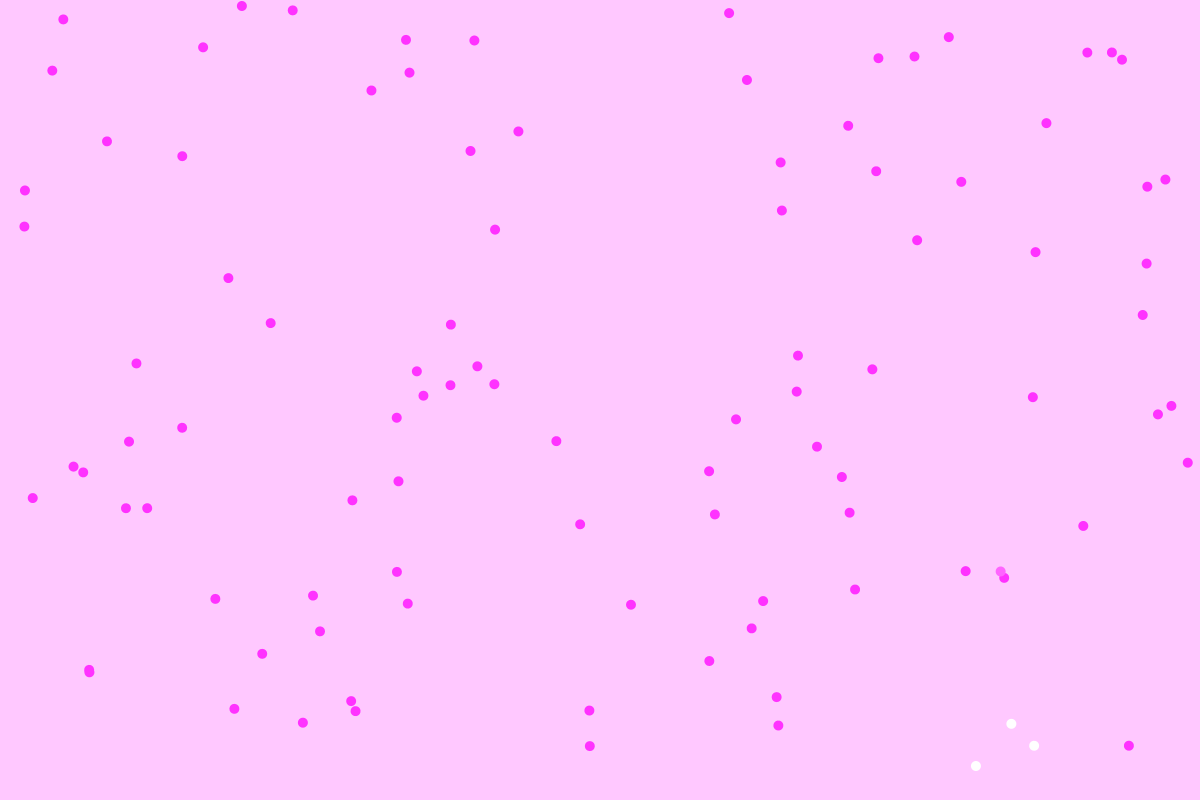
Frame 1 (no input)
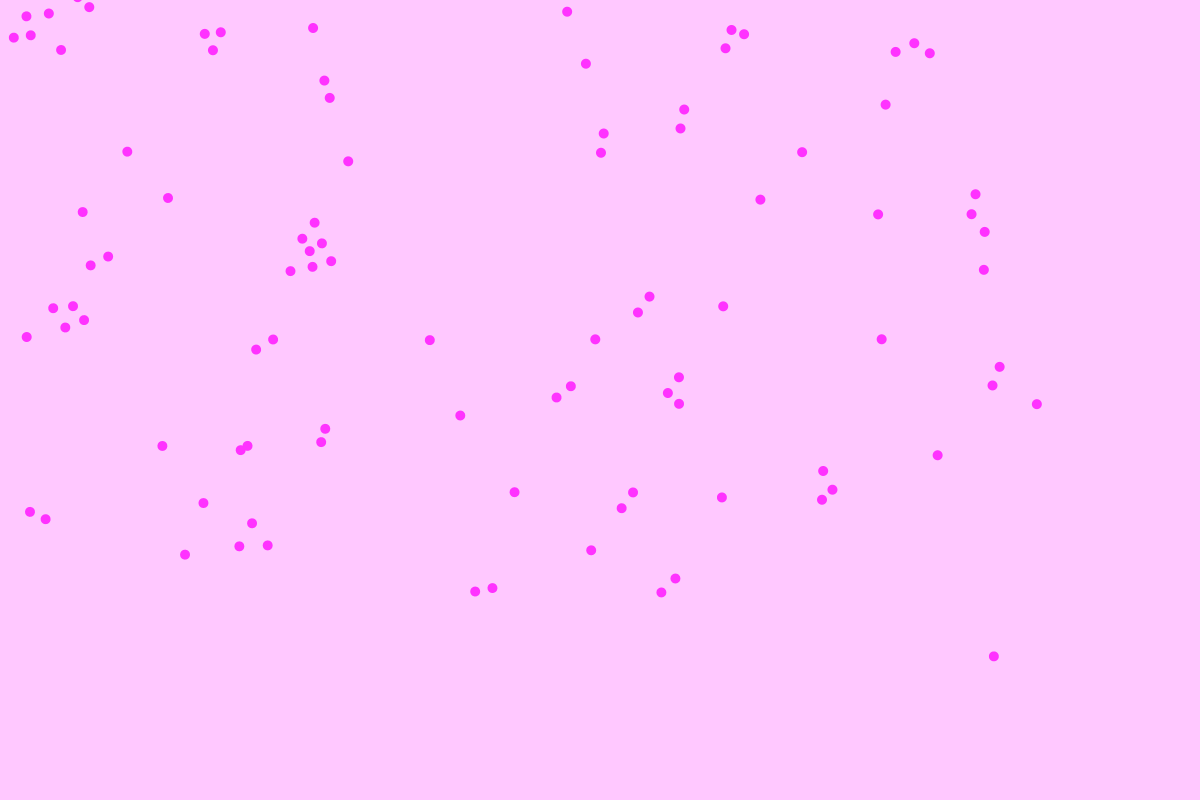
Frame 60 (the mouse pressed at the canvas centre just before this capture)
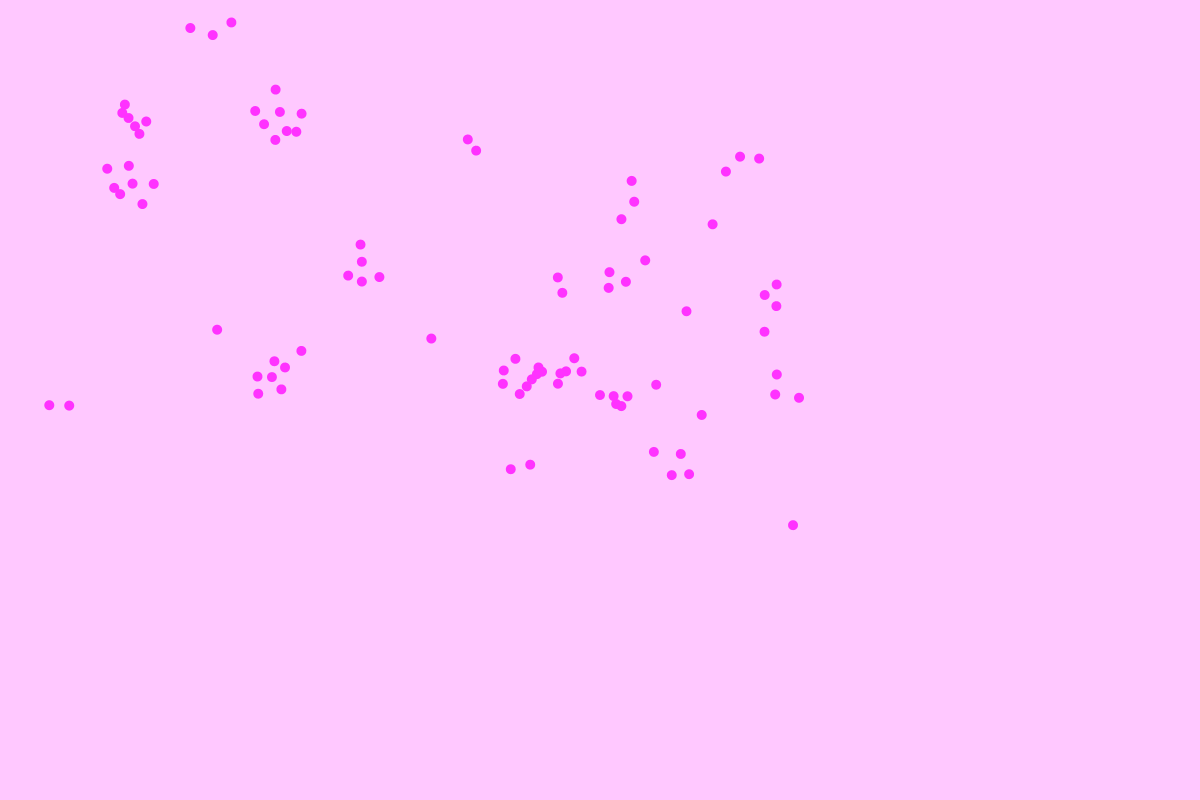
Frame 120 (the mouse held since frame 60 and released just before this capture)

The Processing sketch that drew these frames (run headless with seeded random() and noise(); from frame 60 on, the mouse is pressed at the canvas centre):

// Processing sketch: February22
// ── February22.pde


FlowField f;
ArrayList<Vehicle> vehicles = new ArrayList<Vehicle>();

void setup() {
  size (1200, 800);
  f = new FlowField(15);

  // Make 100 vehicles to start with
  for (int i = 0; i < 100; i++) {
    vehicles.add(new Vehicle(random(width), random(height)));
  }
}




void mousePressed() {
  for (int i=0; i<20; i++) { 
    vehicles.add(new Vehicle(mouseX*(random(0, 9)), mouseY*(random(0, 9))));
  }
}

void draw() {
  background(255, 200, 255);
  f.followMouse();
  // f.display(); // this really slows things down so use it only when you want

  for (Vehicle v : vehicles) {
    //v.applyBehaviors(vehicles);
    v.flock(vehicles);
    v.checkPosition(vehicles);
    //v.seek(new PVector(mouseX, mouseY));
    //v.separate(vehicles); // Try removing this to see what happens if they don't try to separate
    v.follow(f); // Apply the steering force to follow the flow field
    v.update(); // Update the velocity and location, based on the acceleration generated by the steering force
    v.display(); // display the vehicle
  }
}

// ── DNA.pde
class DNA{
  float brSize=10;
  float brColor=255;
  
  float brushSize(){
    return brSize;
  }
  float brushColor(){
    return brColor;
  }
}

// ── flowfield.pde
class FlowField {

  PVector[][] field;
  int cols, rows;
  int resolution; // Size of each square in the grid, in pixels

  // Constructor takes the desired resolution
  FlowField(int _res) {
    resolution = _res;
    cols = width/resolution;
    rows = height/resolution;

    // Declare the array of PVectors which will hold the field
    field = new PVector[cols][rows];

    // Initialize the field using one of the three options below
    // or make up your own initialization function
    // uniformFlowField();
    // randomFlowField();
    // perlinFlowField();
    followMouse();
  }

  // Pretty boring; all vectors point to the right
  void uniformFlowField() {
    for (int i = 0; i < cols; i++) {
      for (int j = 0; j < rows; j++) {
        field[i][j] = new PVector(1, 0); // pointing to the right
      }
    }
  }

  void randomFlowField() {
    for (int i = 0; i < cols; i++) {
      for (int j = 0; j < rows; j++) {
        field[i][j] = PVector.random2D();
      }
    }
  }

  void followMouse() {
    for (int i = 0; i < cols; i++) {
      for (int j = 0; j < rows; j++) {
        PVector pvMouse = new PVector(mouseX, mouseY);
        PVector pvCurrentLocation = new PVector(i*resolution, j*resolution);
        PVector meToMouse = PVector.sub(pvMouse, pvCurrentLocation);
        meToMouse.normalize();
        field[i][j] = meToMouse;
      }
    }
  }

  // Use perlin noise to determine the angle of each vector
  void perlinFlowField() {

    float xoff = 0.01;//random();
    for (int i = 0; i < cols; i++) {
      float yoff = 0.01; //random(30);
      for (int j = 0; j < rows; j++) {

        // Moving through the noise() space in two dimensions
        // and mapping the result to an angle between 0 and 360
        float theta = map(noise(xoff, yoff), 0, 1, 0, TWO_PI);

        // Convert the angle (polar coordinate) to Cartesian coordinates
        field[i][j] = new PVector(cos(theta), sin(theta));

        // Move to neighboring noise in Y axis
        yoff += 0.1;
      }

      // Move to neighboring noise in X axis
      xoff += 0.1;
    }
  }

  // Given a PVector which defines a location in the flow field,
  // return a copy of the value of the flow field at that location
  PVector lookup(PVector lookup) {

    // Convert x and y values to row and column, and constrain
    // to stay within the field
    int column = int(constrain(lookup.x/resolution, 0, cols-1));
    int row = int(constrain(lookup.y/resolution, 0, rows-1));

    return field[column][row].copy();
  }

  // Display the flow field so we can see if it looks like what we think it should
  // 
  void display() {
    for (int i = 0; i < cols; i++) {
      for (int j = 0; j < rows; j++) {
        // print("col " + i + " row " + j + "  ");
        // println(i*resolution, j*resolution, field[i][j].x, field[i][j].y);
        pushMatrix();

        // This translates to the top left corner of the grid, but really
        // it should center the vector in the middle of the grid
        translate(i*resolution, j*resolution);
        PVector f = field[i][j].copy();
        f.mult(resolution);
        line(0, 0, f.x, f.y);
        ellipse(f.x, f.y, 5, 5); // circle instead of arrow head
        popMatrix();
      }
    }
  }
}

// ── vehicle.pde
// The vehicle class, more or less straight from the book
class Vehicle {

  PVector location;
  PVector velocity;
  PVector acceleration;
  // Additional variable for size
  float r;
  float maxforce;
  float maxspeed;
  float bsize;
  float bsize1=2;
  float bcolor;
  DNA brush;

  Vehicle(float x, float y) {
    acceleration = new PVector(0, 0);
    velocity = new PVector(0, 0);
    location = new PVector(x, y);
    r = 3.0;
    brush = new DNA();
    //Arbitrary values for maxspeed and
    // force; try varying these!
    maxspeed = 4;
    maxforce = 0.10;
  }

  // Update the velocity and location, based on the acceleration generated by the steering force
  void update() {
    velocity.add(acceleration);
    velocity.limit(maxspeed);
    location.add(velocity);
    acceleration.mult(0); // clear the acceleration for the next frame
  }

  // Newton’s second law; we could divide by mass if we wanted.
  // If there are multiple forces (e.g. gravity, wind) we use
  // this function for each one, and it is added to the acceleration
  void applyForce(PVector force) {
    acceleration.add(force);
  }

  /*
  What follows are different steering algorithms. A vehicle
   could use any one, and you could create addiotional ones.
   Each algorithm calculates the steering force and then
   applies it
   */
  void applyBehaviors(ArrayList<Vehicle> vehicles) {
    // seek() and separate() do not apply the force
    PVector separate = separate(vehicles);
    PVector seek = seek(new PVector(mouseX, mouseY));

    separate.mult(100); 
    seek.mult(0.5);

    applyForce(separate);
    applyForce(seek);
  }
  void flock(ArrayList<Vehicle> boids) {
    // The three flocking rules
    PVector sep = separate(boids);
    PVector ali = align(boids);
    PVector coh = cohesion(boids);

    // Arbitrary weights for these forces
    // (Try different ones!)
    sep.mult(1.5);
    ali.mult(1.0);
    coh.mult(1.0);

    // Applying all the forces
    applyForce(sep);
    applyForce(ali);
    applyForce(coh);
  }

  PVector align (ArrayList<Vehicle> boids) {
    // This is an arbitrary value and could
    // vary from boid to boid.
    float neighbordist = 50;
    PVector sum = new PVector(0, 0);
    int count = 0;
    for (Vehicle other : boids) {
      float d = PVector.dist(location, other.location);
      if ((d > 0) && (d < neighbordist)) {
        sum.add(other.velocity);
        // For an average, we need to keep track of
        // how many boids are within the distance.
        count++;
      }
    }
    if (count > 0) {
      sum.div(count);
      sum.normalize();
      sum.mult(maxspeed);
      PVector steer = PVector.sub(sum, velocity);
      steer.limit(maxforce);
      return steer;
      // If we don’t find any close boids,
      // the steering force is zero.
    } else {
      return new PVector(0, 0);
    }
  }

  PVector cohesion (ArrayList<Vehicle> boids) {
    float neighbordist = 50;
    PVector sum = new PVector(0, 0);
    int count = 0;
    for (Vehicle other : boids) {
      float d = PVector.dist(location, other.location);
      if ((d > 0) && (d < neighbordist)) {
        // Adding up all the others’ locations
        sum.add(other.location);
        count++;
      }
    }
    if (count > 0) {
      sum.div(count);
      // Here we make use of the seek() function we
      // wrote in Example 6.8.  The target
      // we seek is the average location of
      // our neighbors.
      return seek(sum);
    } else {
      return new PVector(0, 0);
    }
  }

  PVector seek(PVector target) {
    PVector desired = PVector.sub(target, location);
    desired.normalize();
    desired.mult(maxspeed);
    PVector steer = PVector.sub(desired, velocity);
    steer.limit(maxforce);

    // Instead of applying the force we return the PVector.
    // applyForce(steer); // No longer done here
    return steer;
  }

  // Calculate the steering force to follow a flow field
  void follow(FlowField flow) {
    // Look up the vector at that spot in the flow field
    PVector desired = flow.lookup(location);
    desired.mult(maxspeed);

    // Steering is desired minus velocity
    PVector steer = PVector.sub(desired, velocity);
    steer.limit(maxforce);
    applyForce(steer);
  }

  void display() {
    // Vehicle is a triangle pointing in
    // the direction of velocity; since it is drawn
    // pointing up, we rotate it an additional 90 degrees.
    float theta = velocity.heading() + PI/2;
    getDNA();
    fill(bcolor, bsize1, bcolor);

    noStroke();
    pushMatrix();
    translate(location.x, location.y);
    rotate(theta);
    //beginShape();
    //vertex(0, -r*2);
    //vertex(-r, r*2);
    ellipse(r, r*2, bsize, bsize);
    endShape(CLOSE);
    popMatrix();
  }

  void checkPosition(ArrayList<Vehicle> vehicles) {
    for (Vehicle other : vehicles) {
      if (PVector.dist(location, other.location)<=50) {
        //vehicles.remove(10);
        bsize1=200;
      }
      if (PVector.dist(location, other.location)<=100 && PVector.dist(location, other.location)>=51) {
        //vehicles.remove(10);
        bsize1=255;
      }
      if (PVector.dist(location, other.location)>=101 && PVector.dist(location, other.location)>=150) {
        //vehicles.remove(10);
        bsize1=100;
      }
    
    if (PVector.dist(location, other.location)>151) {
      //vehicles.remove(10);
      bsize1=50;
    }
  }
}

PVector separate (ArrayList<Vehicle> vehicles) {
  PVector steer = new PVector(0, 0);
  float desiredseparation = 20; // how close is too close.
  int count = 0;
  PVector sum = new PVector(0, 0);

  for (Vehicle other : vehicles) {

    // What is the distance between me and another Vehicle?
    float d = PVector.dist(location, other.location);

    // If the distance is zero we are looking at ourselves; exclude that
    if ((d > 0) && (d < desiredseparation)) {

      // calculate the location of this vehicle
      PVector diff = PVector.sub(location, other.location); 
      diff.normalize();

      // We'll need the average, so add this location to the sum 
      // of all locations and increment the count.
      sum.add(diff); 
      count++;
    }
  } // end of loop over all vehicles

  // now calculate the average, 
  // figure out the force
  // and apply the force:
  if (count > 0) { // If zero then no one is too close
    sum.div(count); // sum is now our desired velocity

    // Scale average to maxspeed
    sum.setMag(maxspeed);

    // Apply Reynolds’s steering formula:
    // error is our current velocty minus our desired velocity
    steer = PVector.sub(sum, velocity);
    steer.limit(maxforce);

    // Apply the force to the Vehicle’s
    // acceleration.
    //applyForce(steer);
  }
  return steer;
}
void getDNA() {
  bsize = brush.brushSize();
  bcolor = brush.brushColor();
}
}
